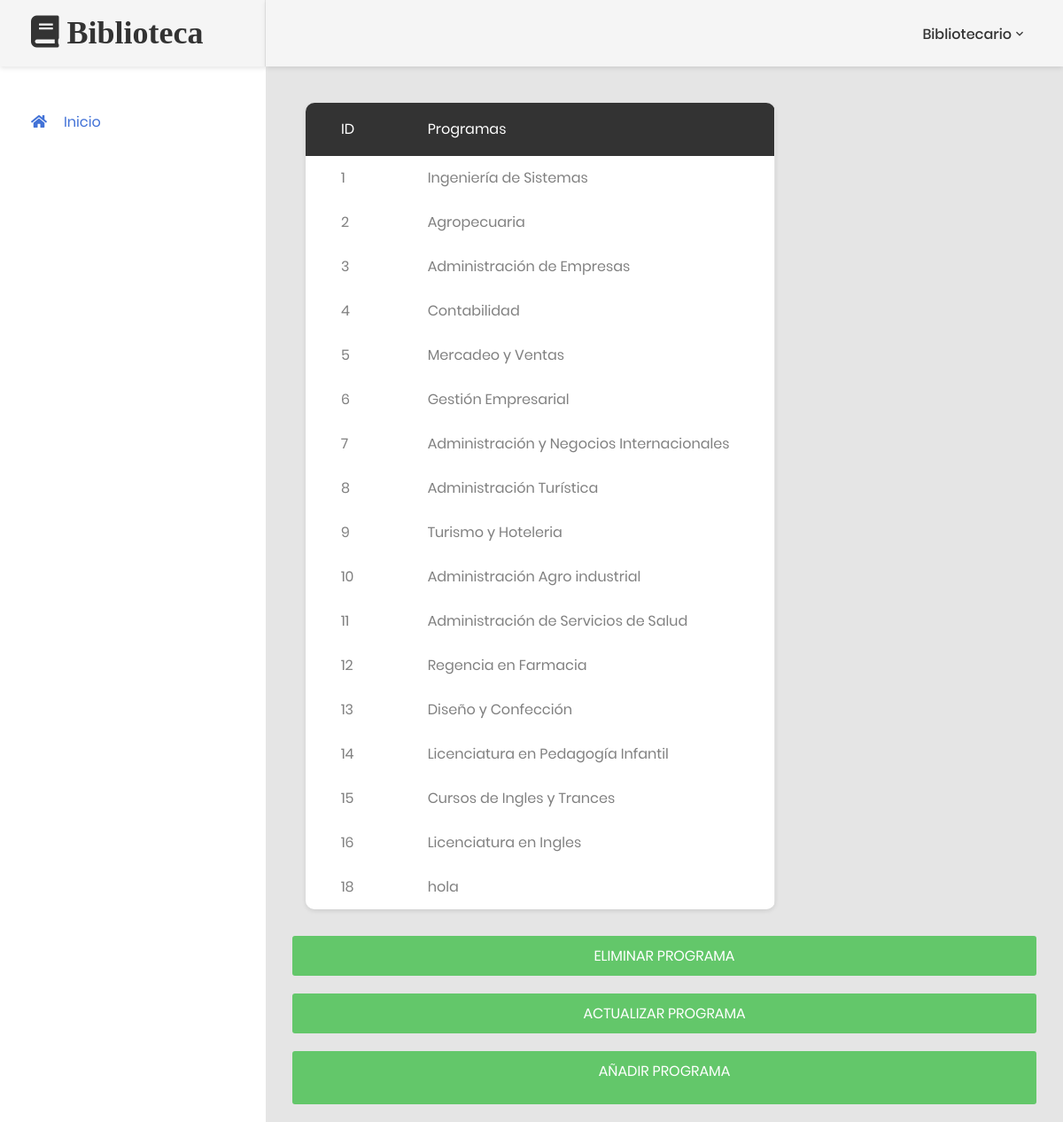
Page /gestion_programa.php on the committed database.
### tables this page shows
CREATE TABLE `programa` (
  `id_programa` int(11) NOT NULL,
  `programa` varchar(45) NOT NULL,
  `estado` int(11) NOT NULL
);

### modelo/MySQL.php (called while the page is built, shortened)
<?php
 class MySQL{
    private $ipServidor ="localhost";
    private $usuarioBase ='root';
    private $contrasena = '';
    private $bd ='biblioteca3';
    private $conexion;
    public function conectar(){
        $this->conexion = mysqli_connect($this->ipServidor, $this->usuarioBase, $this->contrasena, $this->bd);
    return($this->conexion);
    }
    public function efectuarConsulta($consulta){
        mysqli_query($this->conexion, "SET lc_time_names = 'es_ES'" );
        mysqli_query($this->conexion, "SET NAMES 'utf8'");
        mysqli_query($this->conexion, "SET CHARACTER 'utf8'");
       $this->resultadoConsulta = mysqli_query($this->conexion, $consulta);
        return $this->resultadoConsulta;
    }
}
?>

### gestion_programa.php (the view, shortened to what this page needs)
<!DOCTYPE html>
<?php
    require_once 'modelo/MySQL.php';
    $mysql = new MySQL;
    $mysql->conectar();
$seleccionprograma =$mysql->efectuarConsulta("SELECT biblioteca3.programa.id_programa,biblioteca3.programa.programa
from programa where estado = 1");
?>
<html lang="en">
<head>
    <link href="css/font-face.css" rel="stylesheet" media="all">
    <link href="vendor/font-awesome-4.7/css/font-awesome.min.css" rel="stylesheet" media="all">
    <link href="vendor/font-awesome-5/css/fontawesome-all.min.css" rel="stylesheet" media="all">
    <link href="vendor/mdi-font/css/material-design-iconic-font.min.css" rel="stylesheet" media="all">
    <link href="vendor/bootstrap-4.1/bootstrap.min.css" rel="stylesheet" media="all">
    <link href="vendor/animsition/animsition.min.css" rel="stylesheet" media="all">
    <link href="vendor/bootstrap-progressbar/bootstrap-progressbar-3.3.4.min.css" rel="stylesheet" media="all">
    <link href="vendor/wow/animate.css" rel="stylesheet" media="all">
    <link href="vendor/css-hamburgers/hamburgers.min.css" rel="stylesheet" media="all">
    <link href="vendor/slick/slick.css" rel="stylesheet" media="all">
    <link href="vendor/select2/select2.min.css" rel="stylesheet" media="all">
    <link href="vendor/perfect-scrollbar/perfect-scrollbar.css" rel="stylesheet" media="all">
    <link href="css/theme.css" rel="stylesheet" media="all">
</head>
<body class="animsition">
    <div class="page-wrapper">
           <?php
            include("header_usuario_menu_lateral_bibliotecario.php");
           ?>
        <div class="page-container">
            <header class="header-desktop">
          <?php
          include("header_usuario_menu_cierre_bibliotecario.php");
          ?>
            </header>
            <div class="main-content">
                <div class="section__content section__content--p30">
                    <div class="container-fluid">
                        <div class="row">
                            <div class="col-lg-8">
                                <div class="table-responsive table--no-card m-b-30">
                                    <table class="table table-borderless table-striped table-earning">
                                        <thead>
                                            <tr>
                                                <th>ID</th>
                                                <th>Programas</th>
                                            </tr>
                                        </thead>
                                        <tbody>
                                        <?php
                                           while ($resultado=mysqli_fetch_assoc($seleccionprograma)) {
                                                echo '<tr>
                                                <td>'.$id_programa=$resultado['id_programa'].'</td>
                                                <td>'.$programa=$resultado['programa'].'</td>
                                                <tr>';
                                            }
                                        ?>
                                        </tbody>
                                    </table>
                                </div>
                            </div>
                             <a href="eliminar_programa.php" class="au-btn au-btn--block au-btn--green m-b-20" style="text-align: center;">Eliminar Programa</a>
                              <a href="actualizar_programa.php" class="au-btn au-btn--block au-btn--green m-b-20" style="text-align: center;">Actualizar Programa</a>
                               <a href="anadir_programa.php" class="au-btn au-btn--block au-btn--green m-b-20" style="text-align: center;">Añadir Programa</a>
                        <div class="row">
                            <div class="col-md-12">
                            </div>
                        </div>
            </div>
        </div>
    </div>
</body>
</html>

### rows in the picture
programa: id_programa "1", programa "Ingeniería de Sistemas"
programa: id_programa "2", programa "Agropecuaria"
programa: id_programa "3", programa "Administración de Empresas"
programa: id_programa "4", programa "Contabilidad"
programa: id_programa "5", programa "Mercadeo y Ventas"
programa: id_programa "6", programa "Gestión Empresarial"
programa: id_programa "7", programa "Administración y Negocios Internacionales"
programa: id_programa "8", programa "Administración Turística"
programa: id_programa "9", programa "Turismo y Hoteleria"
programa: id_programa "10", programa "Administración Agro industrial"
programa: id_programa "11", programa "Administración de Servicios de Salud"
programa: id_programa "12", programa "Regencia en Farmacia"
programa: id_programa "13", programa "Diseño y Confección"
programa: id_programa "14", programa "Licenciatura en Pedagogía Infantil"
programa: id_programa "15", programa "Cursos de Ingles y Trances"
programa: id_programa "16", programa "Licenciatura en Ingles"
programa: id_programa "18", programa "hola"
